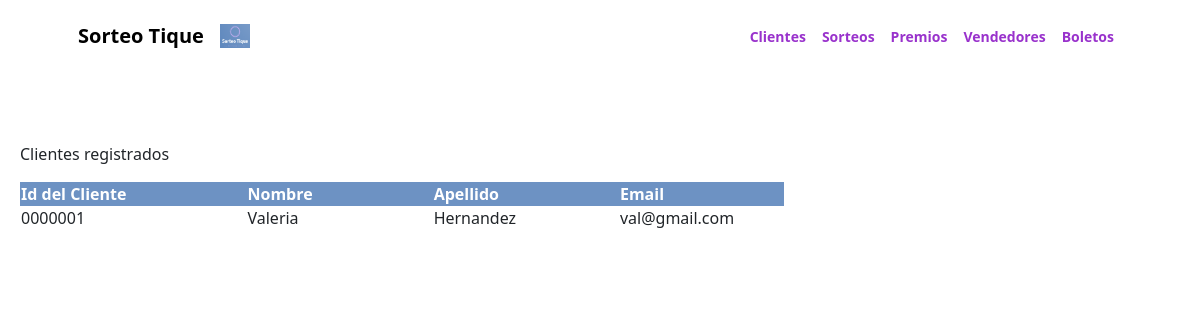
Page /SorteoTique/clients/ on the earlier database version.
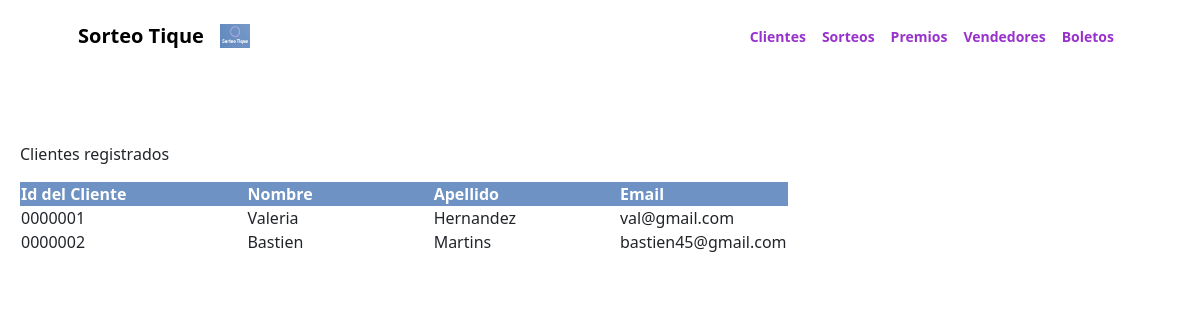
Same page on the later database version.
### SorteoTique/models.py (models this page shows, shortened)
class Client(models.Model):
    client_id = models.CharField(max_length=30)
    name = models.CharField(max_length=30)
    last_name = models.CharField(max_length=30)
    email = models.EmailField()

### SorteoTique/views.py (the view)
# urls.py: path('clients/', clients, name="Clients"),
def clients(request):
    Clients = Client.objects.all()
    return render(request, "SorteoTique/clients.html",{"Clients":Clients})

### SorteoTique/templates/SorteoTique/clients.html (shortened to what this page needs)
<div>
    {% extends "SorteoTique/inicio.html" %}
    {% load static %}
        {% block contenidoQueCambia %}
            <p>Clientes registrados</p>
            <table id= "tableClients">
                <tr id="titleTbClients">
                    <th>Id del Cliente</th>
                    <th>Nombre</th>
                    <th>Apellido</th>
                    <th>Email</th>
                </tr>
                    {% for client in Clients%}
                        <tr>
                            <td>{{client.client_id}}</td>
                            <td>{{client.name}}</td>
                            <td>{{client.last_name}}</td>
                            <td>{{client.email}}</td>
                        </tr>
                    {% endfor %}
            </table>
        {% endblock %}

Differences in the rows shown:
added Client: client_id "0000002", name "Bastien", last_name "Martins", email "bastien45@gmail.com"
